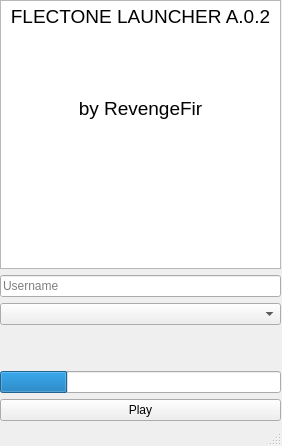
<?xml version="1.0" encoding="UTF-8"?>
<ui version="4.0">
 <class>MainWindow</class>
 <widget class="QMainWindow" name="MainWindow">
  <property name="geometry">
   <rect>
    <x>0</x>
    <y>0</y>
    <width>282</width>
    <height>446</height>
   </rect>
  </property>
  <property name="windowTitle">
   <string>MainWindow</string>
  </property>
  <widget class="QWidget" name="centralwidget">
   <widget class="QWidget" name="verticalLayoutWidget">
    <property name="geometry">
     <rect>
      <x>0</x>
      <y>0</y>
      <width>281</width>
      <height>421</height>
     </rect>
    </property>
    <layout class="QVBoxLayout" name="verticalLayout">
     <item>
      <widget class="QTextBrowser" name="textBrowser">
       <property name="html">
        <string>&lt;!DOCTYPE HTML PUBLIC &quot;-//W3C//DTD HTML 4.0//EN&quot; &quot;http://www.w3.org/TR/REC-html40/strict.dtd&quot;&gt;
&lt;html&gt;&lt;head&gt;&lt;meta name=&quot;qrichtext&quot; content=&quot;1&quot; /&gt;&lt;style type=&quot;text/css&quot;&gt;
p, li { white-space: pre-wrap; }
&lt;/style&gt;&lt;/head&gt;&lt;body style=&quot; font-family:'MS Shell Dlg 2'; font-size:8.25pt; font-weight:400; font-style:normal;&quot;&gt;
&lt;p align=&quot;center&quot; style=&quot; margin-top:0px; margin-bottom:0px; margin-left:0px; margin-right:0px; -qt-block-indent:0; text-indent:0px;&quot;&gt;&lt;span style=&quot; font-size:14pt;&quot;&gt;FLECTONE LAUNCHER A.0.2&lt;/span&gt;&lt;/p&gt;
&lt;p align=&quot;center&quot; style=&quot;-qt-paragraph-type:empty; margin-top:0px; margin-bottom:0px; margin-left:0px; margin-right:0px; -qt-block-indent:0; text-indent:0px; font-size:14pt;&quot;&gt;&lt;br /&gt;&lt;/p&gt;
&lt;p align=&quot;center&quot; style=&quot;-qt-paragraph-type:empty; margin-top:0px; margin-bottom:0px; margin-left:0px; margin-right:0px; -qt-block-indent:0; text-indent:0px; font-size:14pt;&quot;&gt;&lt;br /&gt;&lt;/p&gt;
&lt;p align=&quot;center&quot; style=&quot;-qt-paragraph-type:empty; margin-top:0px; margin-bottom:0px; margin-left:0px; margin-right:0px; -qt-block-indent:0; text-indent:0px; font-size:14pt;&quot;&gt;&lt;br /&gt;&lt;/p&gt;
&lt;p align=&quot;center&quot; style=&quot; margin-top:0px; margin-bottom:0px; margin-left:0px; margin-right:0px; -qt-block-indent:0; text-indent:0px;&quot;&gt;&lt;span style=&quot; font-size:14pt;&quot;&gt;by RevengeFir&lt;/span&gt;&lt;/p&gt;&lt;/body&gt;&lt;/html&gt;</string>
       </property>
      </widget>
     </item>
     <item>
      <widget class="QLineEdit" name="lineEdit">
       <property name="inputMask">
        <string/>
       </property>
       <property name="text">
        <string/>
       </property>
       <property name="placeholderText">
        <string>Username</string>
       </property>
      </widget>
     </item>
     <item>
      <widget class="QComboBox" name="version_select">
       <property name="currentText">
        <string/>
       </property>
      </widget>
     </item>
     <item>
      <spacer name="verticalSpacer_2">
       <property name="orientation">
        <enum>Qt::Vertical</enum>
       </property>
       <property name="sizeType">
        <enum>QSizePolicy::Minimum</enum>
       </property>
       <property name="sizeHint" stdset="0">
        <size>
         <width>20</width>
         <height>40</height>
        </size>
       </property>
      </spacer>
     </item>
     <item>
      <widget class="QProgressBar" name="progressBar">
       <property name="value">
        <number>24</number>
       </property>
       <property name="textVisible">
        <bool>false</bool>
       </property>
      </widget>
     </item>
     <item>
      <widget class="QPushButton" name="pushButton">
       <property name="text">
        <string>Play</string>
       </property>
      </widget>
     </item>
    </layout>
   </widget>
  </widget>
  <widget class="QStatusBar" name="statusbar"/>
 </widget>
 <resources/>
 <connections/>
</ui>
